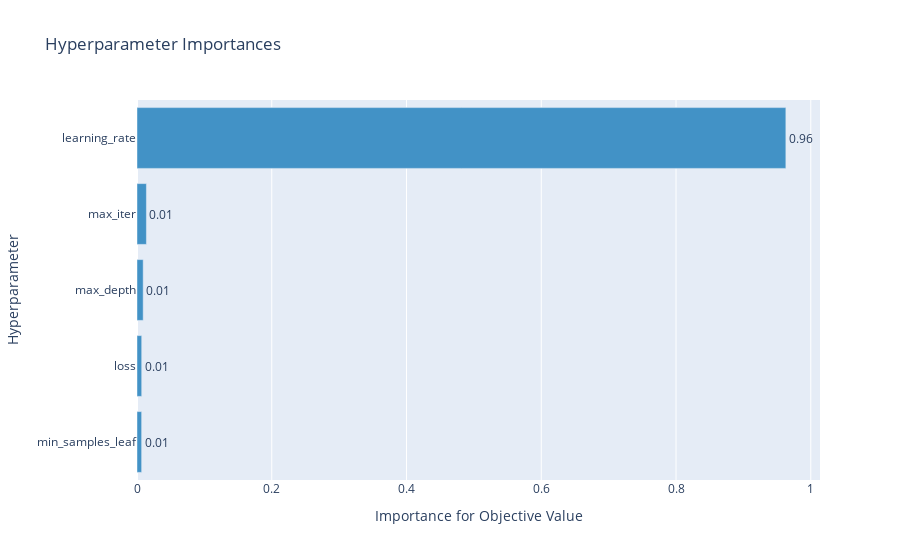

The cell this chart's notebook holds for it:
### Markdown cell above
### 6. Visualising of Optimization Process
Optuna's vizualization module allows for the plotting of the process of optimization that is taking place when optuna is used for hyper-parameter tuning.

### Code cell
# Hyperparameter importances plot using Optuna visualization
plot_hyperparameter_importances = optuna.visualization.plot_param_importances(study_hist_gradient)
plot_hyperparameter_importances.show()

### Figure 1 — Plotly figure (JSON) as saved in the notebook; plotly's stock layout.template omitted (floating-point values rounded to 4 significant figures)
{"data": [{"cliponaxis": false, "hovertemplate": ["min_samples_leaf (IntUniformDistribution): 0.006893013843998768<extra></extra>", "loss (CategoricalDistribution): 0.006975878543960598<extra></extra>", "max_depth (IntUniformDistribution): 0.009173740036880079<extra></extra>", "max_iter (IntUniformDistribution): 0.01396616879120433<extra></extra>", "learning_rate (DiscreteUniformDistribution): 0.9629911987839563<extra></extra>"], "marker": {"color": "rgb(66,146,198)"}, "orientation": "h", "text": ["0.006893013843998768", "0.006975878543960598", "0.009173740036880079", "0.01396616879120433", "0.9629911987839563"], "textposition": "outside", "texttemplate": "%{text:.2f}", "type": "bar", "x": [0.006893, 0.006976, 0.009174, 0.01397, 0.963], "y": ["min_samples_leaf", "loss", "max_depth", "max_iter", "learning_rate"]}], "layout": {"showlegend": false, "title": {"text": "Hyperparameter Importances"}, "xaxis": {"title": {"text": "Importance for Objective Value"}}, "yaxis": {"title": {"text": "Hyperparameter"}}}}
